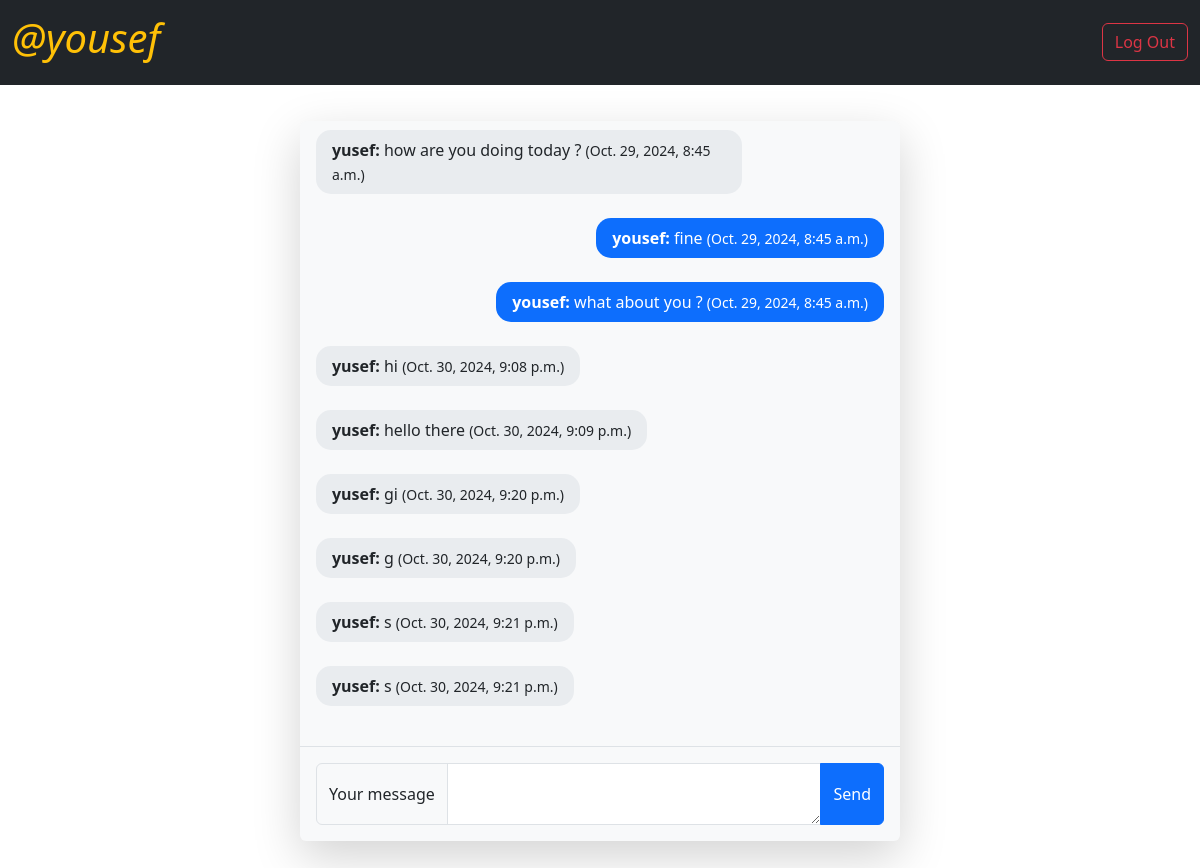
/yusef/ (signed in), run on the app's committed database.
### chat/models.py (models this page shows, shortened)
class Message(models.Model):
    sender = models.ForeignKey(User, related_name="sent_messages", on_delete=models.CASCADE)
    receiver = models.ForeignKey(User, related_name="received_messages", on_delete=models.CASCADE)
    content = models.TextField()
    timestamp = models.DateTimeField(auto_now_add=True)

### chat/views.py (the view)
# urls.py: path('<str:username>/', views.chat_room, name='chat_room'),
def chat_room(request, username):
    print(f"Accessing chat_room with username: {username}")
    try:
        receiver = User.objects.get(username=username)
    except User.DoesNotExist:
        print("catched")
        return redirect("chat:lobby")
    sender = request.user
    messages = Message.objects.filter(
        (models.Q(sender=sender) & models.Q(receiver=receiver)) |
        (models.Q(sender=receiver) & models.Q(receiver=sender))
    ).order_by('timestamp')  # Ordering by timestamp
    context = {
        'username': username,
        'messages': messages,
    }
    return render(request, 'chat/chat_room.html', context)

### chat/templates/chat/chat_room.html (shortened to what this page needs)
<!DOCTYPE html>
<html lang="en">
<head>
    <link href="https://cdn.jsdelivr.net/npm/bootstrap@5.3.3/dist/css/bootstrap.min.css" rel="stylesheet">
</head>
<body>
    <nav class="navbar bg-dark" style="height: 5.3rem; margin-bottom: 3%;">
        <div class="container-fluid d-flex justify-content-between">
            <a href="/"><h1 class="text-warning fst-italic username">@{{user.username}}</h1></a>
            {% if user.is_authenticated %}
            <form action="{% url 'chat:logout' %}" method="post">
                <button class="btn btn-outline-danger" type="submit">Log Out</button>
            </form>
            {% endif %}
        </div>
    </nav>
    <div class="mx-auto msgChat w-50 mx-auto bg-body-tertiary rounded shadow-lg">
        <div id="chat-log">
            {% for message in messages %}
                <div class="chat-message {% if message.sender.username == user.username %}sender{% else %}receiver{% endif %}">
                    <p><strong>{{ message.sender.username }}:</strong> {{ message.content }} <small>({{ message.timestamp }})</small></p>
                </div>
            {% endfor %}
        </div>
        <form id="chat-message-form">
            <div class="input-group w-100">
                <span class="input-group-text">Your message</span>
                <textarea id="chat-message-input" autocomplete="off" class="form-control" aria-label="With textarea"></textarea>
                <button type="submit" class="btn btn-primary">Send</button>
            </div>
        </form>
    </div>
</body>
</html>

### chat/templates/chat/chat_room.html (style rules this page uses)
a { color: white; text-decoration: none; }
.msgChat { height: 45rem; display: flex; flex-direction: column; }
#chat-log { flex: 1; overflow-y: auto; padding: 1rem; }
.chat-message { display: flex; align-items: center; margin-bottom: 0.5rem; }
.chat-message.sender { justify-content: flex-end; text-align: right; }
.chat-message.receiver { justify-content: flex-start; }
.chat-message p { background-color: #e9ecef; padding: 0.5rem 1rem; border-radius: 15px; max-width: 75%; display: inline-block; }
.chat-message.sender p { background-color: #0d6efd; color: white; }
#chat-message-form { margin-top: auto; padding: 1rem; border-top: 1px solid #dee2e6; }

### data on the page
Message: sender.username "yusef", content "how are you doing today ?", timestamp "Oct. 29, 2024, 8:45 a.m."
Message: sender.username "yousef", content "fine", timestamp "Oct. 29, 2024, 8:45 a.m."
Message: sender.username "yousef", content "what about you ?", timestamp "Oct. 29, 2024, 8:45 a.m."
Message: sender.username "yusef", content "hi", timestamp "Oct. 30, 2024, 9:08 p.m."
Message: sender.username "yusef", content "hello there", timestamp "Oct. 30, 2024, 9:09 p.m."
Message: sender.username "yusef", content "gi", timestamp "Oct. 30, 2024, 9:20 p.m."
Message: sender.username "yusef", content "g", timestamp "Oct. 30, 2024, 9:20 p.m."
Message: sender.username "yusef", content "s", timestamp "Oct. 30, 2024, 9:21 p.m."
Message: sender.username "yusef", content "s", timestamp "Oct. 30, 2024, 9:21 p.m."

### other printed values
{{ user.username }} "yousef"
